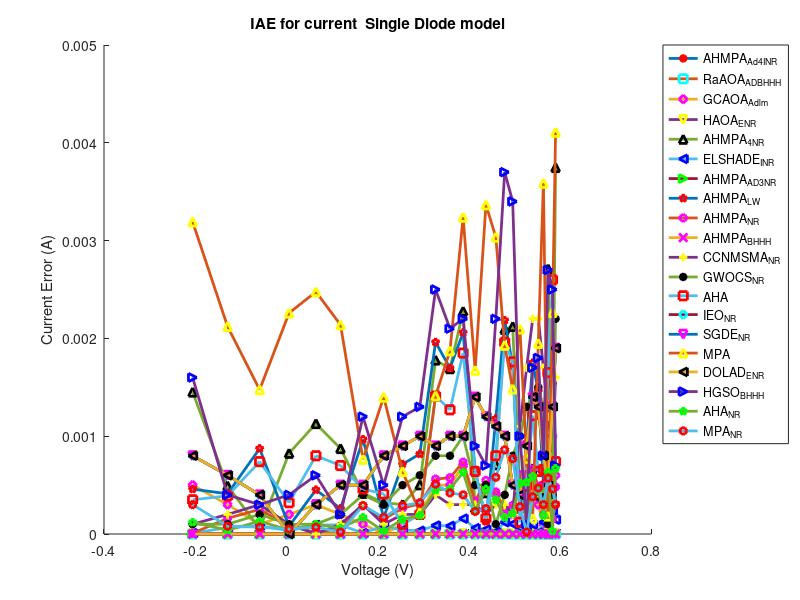

Here is the MATLAB script that generated this plot:

p1=[...
-0.2057	0.764	0	0	0.0005	0	0.001451257	8.98406E-06	0	0.000459255	7.67184E-06	3.38261E-09	1E-04	1E-04	0.00035	0.0008	0.0008	0.00319174	0.0008	0.0016	0.00012	0.0003
-0.1291	0.762	0	0	0.0003	0	0.000492365	6.48959E-05	0	0.000410761	0.000159985	3.02904E-09	0.0002	1E-04	0.00039	0.0006	0.0006	0.00212157	0.0006	0.0004	4E-05	8E-05
-0.0588	0.7605	0	0	1E-04	0	5.2024E-05	8.34872E-05	0	0.000873555	0.000251608	6.67128E-09	0.0003	0.0002	0.00074	0.0004	0.0004	0.00147515	0.0004	0.0003	0.00013	7E-05
0.0057	0.7605	0	0	0.0002	0	0.000825362	3.3688E-05	0	7.88136E-05	8.03316E-05	1.80031E-09	0.0001	0.0001	0.00032	0	0	0.002259294	0	0.0004	4E-05	5E-05
0.0646	0.76	0	0	0.0003	0	0.00112909	9.21446E-05	0	0.000451426	1.62608E-05	2.86719E-10	0	1E-04	0.0008	0.0003	0.0003	0.002476621	0.0003	0.0006	1E-04	7E-05
0.1185	0.759	0	0	0.0002	0	0.000873611	9.35019E-05	0	0.000260228	5.67786E-05	2.15381E-09	1E-04	0.0002	0.0007	0.0005	0.0005	0.002138581	0.0005	0.0002	6E-05	2E-05
0.1678	0.757	0	0	1E-04	0	0.000416839	8.64434E-06	0	0.000968111	0.000290433	9.958E-09	0.0003	0.0004	0.00046	0.0005	0.0005	0.000763118	0.0005	0.0012	0.00017	0.00029
0.2132	0.757	0	0	0	0	0.000318939	8.40231E-05	0	0.000167602	0.000150227	5.86871E-09	1E-04	0.0003	0.00041	0.0008	0.0008	0.001399194	0.0008	0.0005	3E-05	0.00017
0.2545	0.7555	0	0	0.0001	0	0.000301771	4.06695E-05	0	0.00071375	0.000265136	9.46649E-09	0.0002	0.0005	0.0001	0.0009	0.0009	0.000639211	0.0009	0.0012	0.00015	0.00029
0.2924	0.754	0	0	0.0002	0	0.000502812	3.31851E-05	0	0.000818608	0.000308443	1.03903E-08	0.0002	0.0006	0.0002	0.001	0.001	0.000218421	0.001	0.0013	0.00019	0.00032
0.3269	0.7505	0	0	0.0005	0	0.001778834	8.6402E-05	0	0.001961341	0.000561187	1.6792E-08	0.0004	0.0008	0.00141	0.0009	0.0009	0.001412155	0.0009	0.0025	0.00045	0.00051
0.3585	0.7465	0	0	0.0005	0	0.00169038	8.28849E-05	0	0.001696246	0.000575915	1.53858E-08	0.0003	0.0008	0.00127	0.001	0.001	0.001873903	0.001	0.0021	0.00046	0.00042
0.3873	0.7385	0	0	0.0007	0	0.002277533	0.000157415	0	0.00205976	0.000734946	1.71086E-08	0.0003	0.001	0.00185	0.001	0.001	0.003239785	0.001	0.0022	0.00063	0.0004
0.4137	0.728	0	0	0.0003	0	0.000264969	5.99998E-05	0	0.000655406	0.000335473	1.64212E-09	0.0003	0.0005	0.00064	0.0014	0.0014	0.001673319	0.0014	0.0009	0.00024	0.00023
0.4373	0.7065	0	0	0.0005	0	0.000422111	4.64427E-05	0	0.000127024	0.000548381	4.61302E-09	0.0002	0.0005	0.00016	0.0012	0.0012	0.003366274	0.0012	0.0007	0.00046	0.00026
0.459	0.6755	0	0	0.0004	0	0.000708353	2.07022E-05	0	0.001179522	0.000430486	1.04443E-09	0.0003	1E-04	0.0008	0.0011	0.0011	0.003035952	0.0011	0.0022	0.00035	0.00058
0.4784	0.632	0	0	0.0002	0	0.002092369	0.000119858	0	0.002184245	0.000252126	5.05954E-09	0.0003	0.0004	0.00196	0.001	0.001	0.001929628	0.001	0.0037	0.00017	0.00086
0.496	0.573	0	0	0.0002	0	0.002121947	0.000103285	0	0.001720487	0.000292594	1.44332E-09	0.0002	0.0008	0.00176	0.0005	0.0005	0.001482943	0.0005	0.0034	0.00021	0.00077
0.5119	0.499	0	0	0.0006	0	0.00042702	5.91712E-05	0	0.000245973	0.000604574	1.52144E-08	0.0011	0.001	0.00012	0.0004	0.0004	0.002096591	0.0004	0.001	0.00052	0.00028
0.5265	0.413	0	0	0.0006	0	0.000131878	6.267E-05	0	0.000931268	0.000611059	2.08987E-08	0.0017	0.0013	0.00049	0.0009	0.0009	0.000773569	0.0009	0.0001	0.00053	2E-05
0.5398	0.3165	0	0	0.0006	0	0.000671966	9.69376E-05	0	0.001750304	0.000664736	2.26709E-08	0.0022	0.0014	0.00121	0.0014	0.0014	0.000159817	0.0014	0.0017	0.00059	0.00038
0.5521	0.212	0	0	0.0003	0	0.000399653	1.41506E-05	0	0.001459576	0.000486874	1.7701E-08	0.0022	0.0015	0.00064	0.0013	0.0013	0.001948914	0.0013	0.0018	0.00044	0.00047
0.5633	0.1035	0	0	1E-04	0	0.000371932	0.000120555	0	0.000513231	0.000198445	9.01184E-09	0.0017	0.0013	0.00066	0.0008	0.0008	0.003587758	0.0008	0.0008	0.00019	0.0003
0.5736	-0.01	0	0	0	0	0.002711113	0.00012214	0	0.001546513	0.000586156	6.92157E-10	0.0012	1E-04	0.0016504	0.0005	0.0005	0.000183485	0.0005	0.0027	0.0006315	0.0005724
0.5833	-0.123	0	0	0.001	0	0.000515416	0.000238952	0	0.001532108	0.000151289	6.65783E-09	0.0008	0.0004	0.0026	0.0013	0.0013	0.002264391	0.0013	0.0025	3E-05	0.00046
0.59	-0.21	0	0	0.0006	0	0.003747066	0.000146339	0	0.000306511	0.00048027	4.47851E-10	0.0016	0.0022	0.00074	0.0019	0.0019	0.004107886	0.0019	0.0007	0.00067	0.0003

];

vt=p1(:,1);
It=p1(:,2);

figure;
col2=['b','g','r','c','m','y','k','b','g','r','m','m','y','k','r','c','m','y','k','b','g','r'];
col1=['x','+','*','s','d','v','^','<','>','p','h','x','+','*','s','d','v','^','<','>','p','h'];
for i=3:length(p1(1,:))
    hold on
    Ia=p1(:,i);
    plot(vt,Ia,'Marker',col1(i),'MarkerEdgeColor',col2(i),'MarkerSize',6,'LineWidth',2)
    
end


title('IAE for current  Single Diode model')
xlabel('Voltage (V)');
ylabel('Current Error (A)');
legend('AHMPA_A_d_4_I_N_R','RaAOA_A_D_B_H_H_H',	'GCAOA_A_d_l_m',...
    'HAOA_E_N_R',	'AHMPA_4_N_R',	'ELSHADE_I_N_R',	'AHMPA_A_D_3_N_R',	'AHMPA_L_W',...
    'AHMPA_N_R',	'AHMPA_B_H_H_H','CCNMSMA_N_R','GWOCS_N_R','AHA',	...
    'IEO_N_R',	'SGDE_N_R',	'MPA',	'DOLAD_E_N_R'	,'HGSO_B_H_H_H',...	
    'AHA_N_R',	'MPA_N_R','Location','NorthEastOutside');

